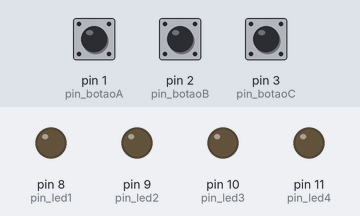
The sketch below on a simulated Arduino Uno, built with avr-gcc and run on an emulated ATmega328P. On the bench: output pins drawn as LEDs (lit = HIGH). Inputs (shaded band) come from the test bench; at power-on: pin 1 (pin_botaoA) LOW, pin 2 (pin_botaoB) LOW, pin 3 (pin_botaoC) LOW.

Above: at 1.2 s.
1.3 s: pin 1 (pin_botaoA) pulled HIGH for 0.15 s
At 1.37 s:
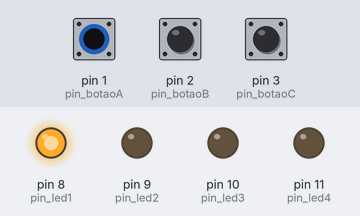
2.9 s: pin 2 (pin_botaoB) pulled HIGH for 0.15 s
At 2.97 s:
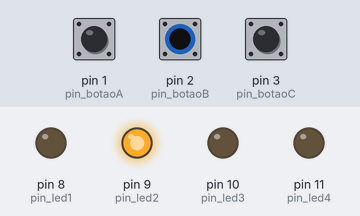
4.5 s: pin 3 (pin_botaoC) pulled HIGH for 0.15 s
At 4.57 s:
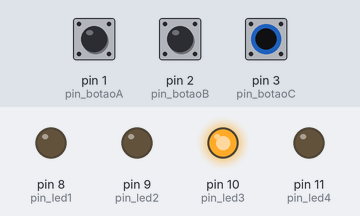
6.1 s: pin 3 (pin_botaoC) pulled HIGH for 3.2 s
At 10.4 s:
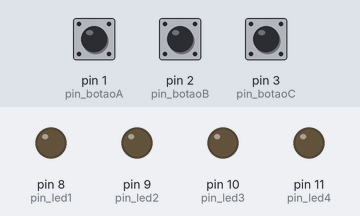
10.8 s: pin 1 (pin_botaoA) pulled HIGH for 3.2 s
At 11.6 s:
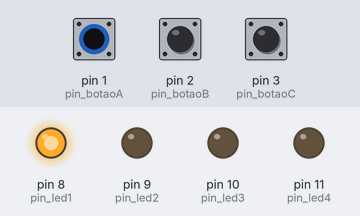
15.5 s: pin 1 (pin_botaoA) driven HIGH and pin 2 (pin_botaoB) driven HIGH
At 16.4 s:
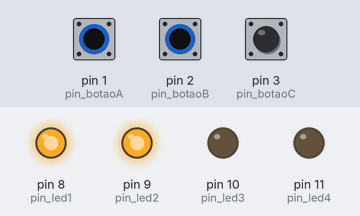
Timing chart, 0 to 18.0 s (numbered marks = the images above; inputs shaded):
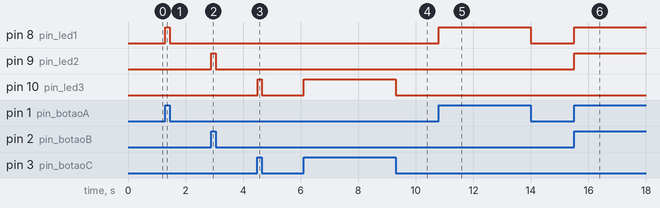

Measured:
- after the input at 1.3 s, pin 8 (pin_led1): LOW → HIGH at once, → LOW 0.15 s later
- after the input at 2.9 s, pin 9 (pin_led2): LOW → HIGH at once, → LOW 0.15 s later
- after the input at 4.5 s, pin 10 (pin_led3): LOW → HIGH at once, → LOW 0.15 s later
- after the input at 6.1 s, pin 10 (pin_led3): LOW → HIGH at once, → LOW 3.2 s later
- after the input at 10.8 s, pin 8 (pin_led1): LOW → HIGH at once, → LOW 3.2 s later
- after the input at 15.5 s, pin 8 (pin_led1), pin 9 (pin_led2): LOW → HIGH at once

The sketch:

Atividade01.ino
```cpp
// definindo os leds e botoes
#define pin_led1 8
#define pin_led2 9
#define pin_led3 10
#define pin_led4 11

#define pin_botaoA 1
#define pin_botaoB 2
#define pin_botaoC 3

void setup() {
  // Definindo dispositivos de entrada (botoes) e saida (leds)
  pinMode(pin_led1, OUTPUT);
  pinMode(pin_led2, OUTPUT);
  pinMode(pin_led3, OUTPUT);
  pinMode(pin_led4, OUTPUT);

  pinMode(pin_botaoA, INPUT);
  pinMode(pin_botaoB, INPUT);
  pinMode(pin_botaoC, INPUT);
}

void loop() {
  // lendo os estados dos botoes e salvando em variáveis
 bool estadoA = digitalRead(pin_botaoA);
 bool estadoB = digitalRead(pin_botaoB);
 bool estadoC = digitalRead(pin_botaoC);
 // condicional para caso o botão 1 seja pressionado, ligue o led 1
 if (estadoA == 1) {
  digitalWrite(pin_led1, HIGH);
 } else{
  digitalWrite(pin_led1, LOW); // caso não esteja pressionado, desligue o led
 }
  // Condicional para caso o botão 2 seja pressionado, ligue o led 2
 if (estadoB == 1) {
  digitalWrite(pin_led2, HIGH);
 } else {
  digitalWrite(pin_led2, LOW); // caso não esteja pressionado, desligue o led
 }
  // condicional para caso o botão 3 esteja pressionado, ligue o led 3
 if (estadoC == 1) {
  digitalWrite(pin_led3, HIGH);
 } else {
  digitalWrite(pin_led3, LOW); // caso não esteja pressionado, desligue o led
 }
}
```
